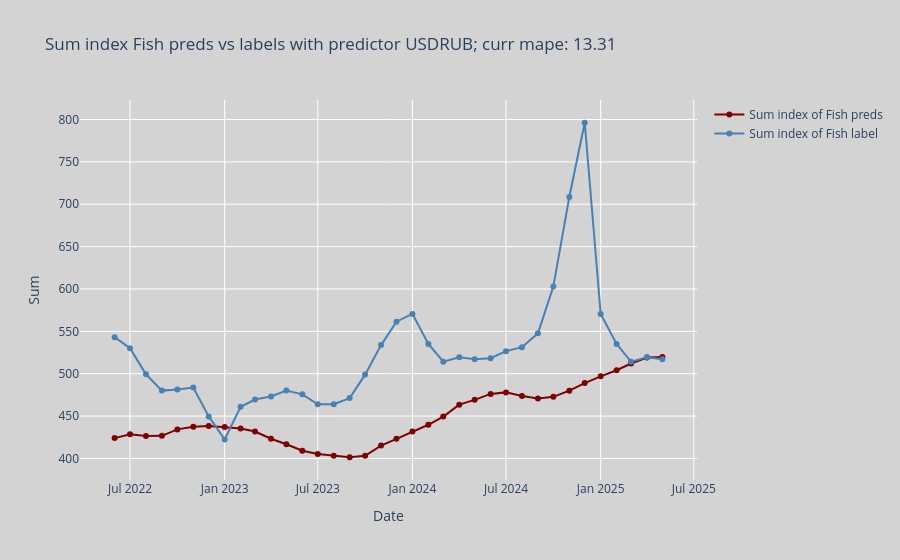
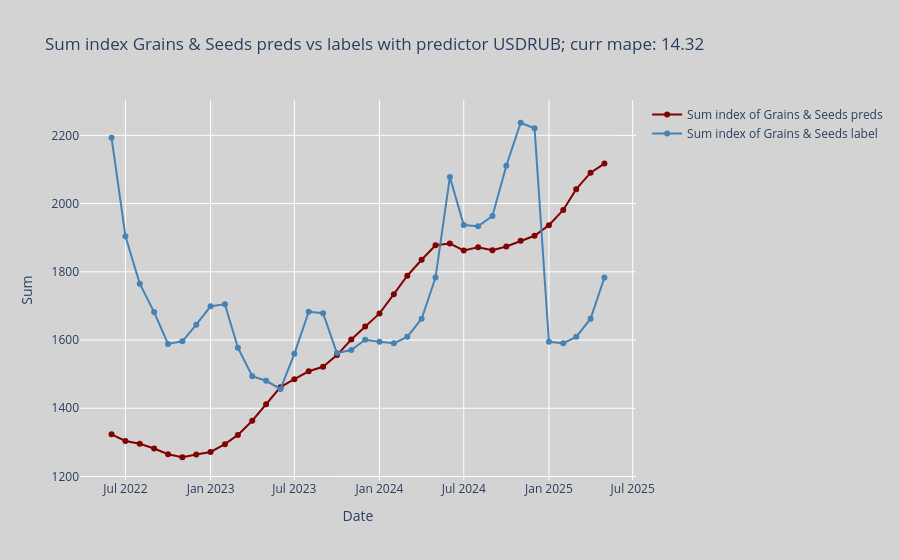
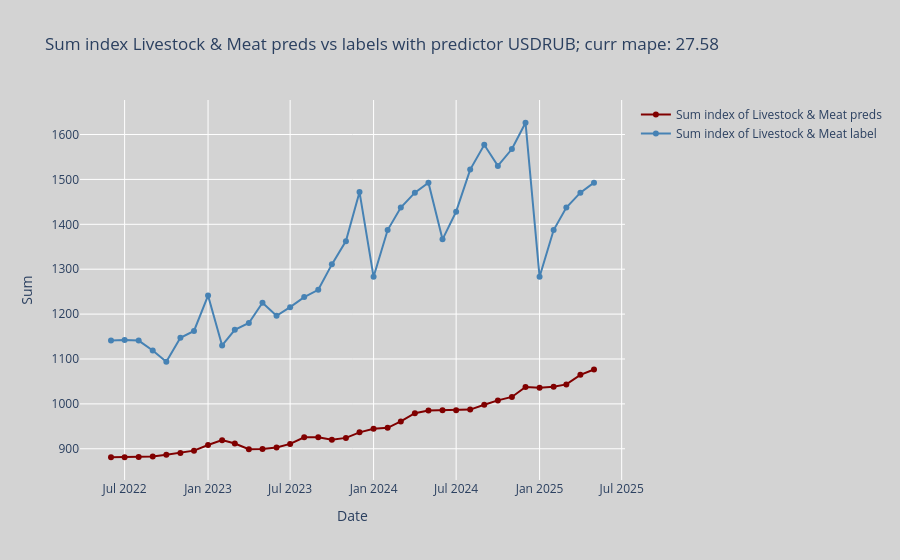
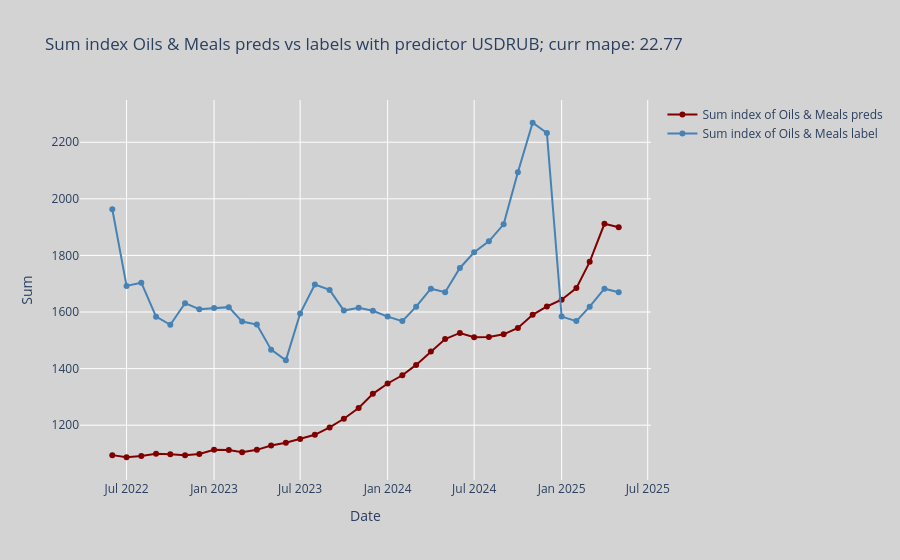

Notebook code for these charts, in order:
### Markdown cell above
### predictions

### Code cell
models = train_model_and_eval_res(df_updated,
                         macro_updated,
                         past_idx = past_idx,
                         future_idx = future_idx,
                         predict_up_to=SINGLE_DATAPOINT_TO_PRED,
                         category_map = CATEGORY_MAP,
                         best_predictors_for_idx = BEST_PREDICTORS_FOR_INDEX,
                         target_col_suffix = TARGET_COL_SUFFIX,
                         future_forecaster_ts_name = FUTURE_FORECASTER_TS_NAME,
                         future_forecaster_ts_values = FUTURE_FORECASTER_TS_VALUES,
                         model_name = MODEL_NAME_FOR_FORECASTER,
                         use_future_macro = USE_FUTURE_COV,
                         prediction_horizon = PREDICTION_HORIZON,
                         dir_to_save_plots = f"darts_result_pairs_{MODEL_NAME_FOR_FORECASTER}",
                         dir_to_save_tables = f"darts_result_tables_pairs_{MODEL_NAME_FOR_FORECASTER}",
                         persist_model=PERSIST_MODEL,
                         refit=REFIT_MODEL,
                         prediction_lag=PREDICTOR_LAG,
                         is_backtest=IS_BACKTEST,
                         ts_freq=TS_FREQUENCY,
                         pred_index=new_dates if IS_BACKTEST else None
)
# TODO: Научинтся конвертить в TimeSeries
